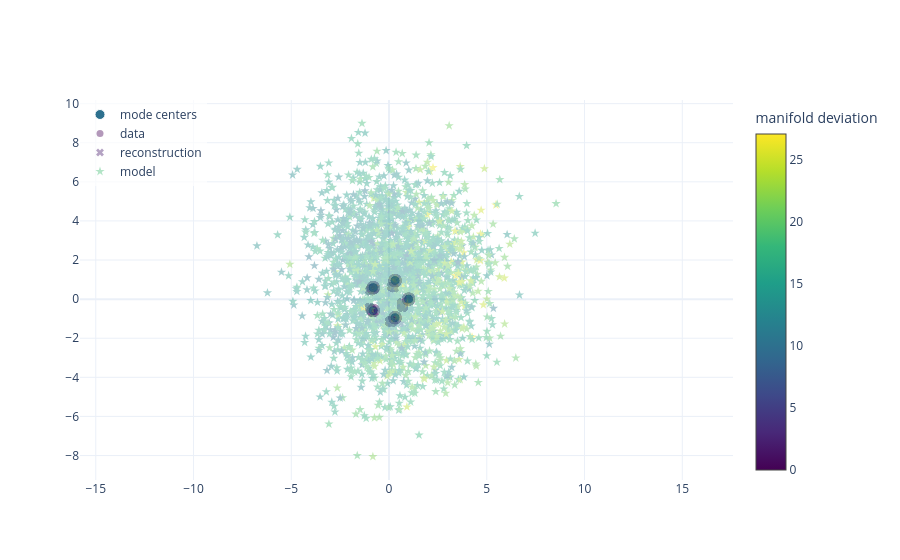

The cell this chart's notebook holds for it:
### Code cell
plot_training_curves(results["history"])

display(
    results["data_config"].dataset_config.visualize(
        points_by_class={
            "data": results["snapshot"]["x_true_hd"],
            "reconstruction": results["snapshot"]["x_recon_hd"],
            "model": results["snapshot"]["x_gen_hd"],
        },
    )
)

### Figure 1 — Plotly figure (JSON) as saved in the notebook; plotly's stock layout.template omitted (floating-point values rounded to 4 significant figures; data arrays with more than 128 entries replaced by an {"elided": "..."} marker saying what was removed)
{"data": [{"hoverinfo": "skip", "marker": {"color": "#2D708E", "line": {"color": "#FFFFFF", "width": 1}, "size": 10}, "mode": "markers", "name": "mode centers", "showlegend": true, "type": "scatter", "x": [1, 0.309, -0.809, -0.809, 0.309], "y": [0, 0.9511, 0.5878, -0.5878, -0.9511]}, {"customdata": {"elided": "2048x1 float values"}, "hovertemplate": "class=data<br>x=%{x:.3f}<br>y=%{y:.3f}<br>manifold deviation=%{customdata[0]:.3f}<extra></extra>", "marker": {"cmax": 27.05, "cmin": 0, "color": {"elided": "2048 float values"}, "colorbar": {"title": {"text": "manifold deviation"}}, "colorscale": [[0, "#440154"], [0.1111, "#482878"], [0.2222, "#3e4989"], [0.3333, "#31688e"], [0.4444, "#26828e"], [0.5556, "#1f9e89"], [0.6667, "#35b779"], [0.7778, "#6ece58"], [0.8889, "#b5de2b"], [1, "#fde725"]], "line": {"width": 0}, "showscale": true, "size": 7, "symbol": "circle"}, "mode": "markers", "name": "data", "opacity": 0.4, "showlegend": true, "type": "scatter", "x": {"elided": "2048 float values"}, "y": {"elided": "2048 float values"}}, {"customdata": {"elided": "2048x1 float values"}, "hovertemplate": "class=reconstruction<br>x=%{x:.3f}<br>y=%{y:.3f}<br>manifold deviation=%{customdata[0]:.3f}<extra></extra>", "marker": {"cmax": 27.05, "cmin": 0, "color": {"elided": "2048 float values"}, "colorbar": {"title": {"text": "manifold deviation"}}, "colorscale": [[0, "#440154"], [0.1111, "#482878"], [0.2222, "#3e4989"], [0.3333, "#31688e"], [0.4444, "#26828e"], [0.5556, "#1f9e89"], [0.6667, "#35b779"], [0.7778, "#6ece58"], [0.8889, "#b5de2b"], [1, "#fde725"]], "line": {"width": 0}, "showscale": false, "size": 7, "symbol": "x"}, "mode": "markers", "name": "reconstruction", "opacity": 0.4, "showlegend": true, "type": "scatter", "x": {"elided": "2048 float values"}, "y": {"elided": "2048 float values"}}, {"customdata": {"elided": "2048x1 float values"}, "hovertemplate": "class=model<br>x=%{x:.3f}<br>y=%{y:.3f}<br>manifold deviation=%{customdata[0]:.3f}<extra></extra>", "marker": {"cmax": 27.05, "cmin": 0, "color": {"elided": "2048 float values"}, "colorbar": {"title": {"text": "manifold deviation"}}, "colorscale": [[0, "#440154"], [0.1111, "#482878"], [0.2222, "#3e4989"], [0.3333, "#31688e"], [0.4444, "#26828e"], [0.5556, "#1f9e89"], [0.6667, "#35b779"], [0.7778, "#6ece58"], [0.8889, "#b5de2b"], [1, "#fde725"]], "line": {"width": 0}, "showscale": false, "size": 7, "symbol": "star"}, "mode": "markers", "name": "model", "opacity": 0.4, "showlegend": true, "type": "scatter", "x": {"elided": "2048 float values"}, "y": {"elided": "2048 float values"}}], "layout": {"legend": {"bgcolor": "rgba(255, 255, 255, 0.7)", "x": 0, "xanchor": "left", "y": 1, "yanchor": "top"}, "shapes": [{"line": {"color": "rgba(45, 111, 142, 0.35)", "width": 1.5}, "type": "circle", "x0": 0.85, "x1": 1.15, "xref": "x", "y0": -0.15, "y1": 0.15, "yref": "y"}, {"line": {"color": "rgba(45, 111, 142, 0.35)", "width": 1.5}, "type": "circle", "x0": 0.159, "x1": 0.459, "xref": "x", "y0": 0.8011, "y1": 1.101, "yref": "y"}, {"line": {"color": "rgba(45, 111, 142, 0.35)", "width": 1.5}, "type": "circle", "x0": -0.959, "x1": -0.659, "xref": "x", "y0": 0.4378, "y1": 0.7378, "yref": "y"}, {"line": {"color": "rgba(45, 111, 142, 0.35)", "width": 1.5}, "type": "circle", "x0": -0.959, "x1": -0.659, "xref": "x", "y0": -0.7378, "y1": -0.4378, "yref": "y"}, {"line": {"color": "rgba(45, 111, 142, 0.35)", "width": 1.5}, "type": "circle", "x0": 0.159, "x1": 0.459, "xref": "x", "y0": -1.101, "y1": -0.8011, "yref": "y"}], "title": {}, "xaxis": {"title": {"text": ""}}, "yaxis": {"scaleanchor": "x", "title": {"text": ""}}}}
